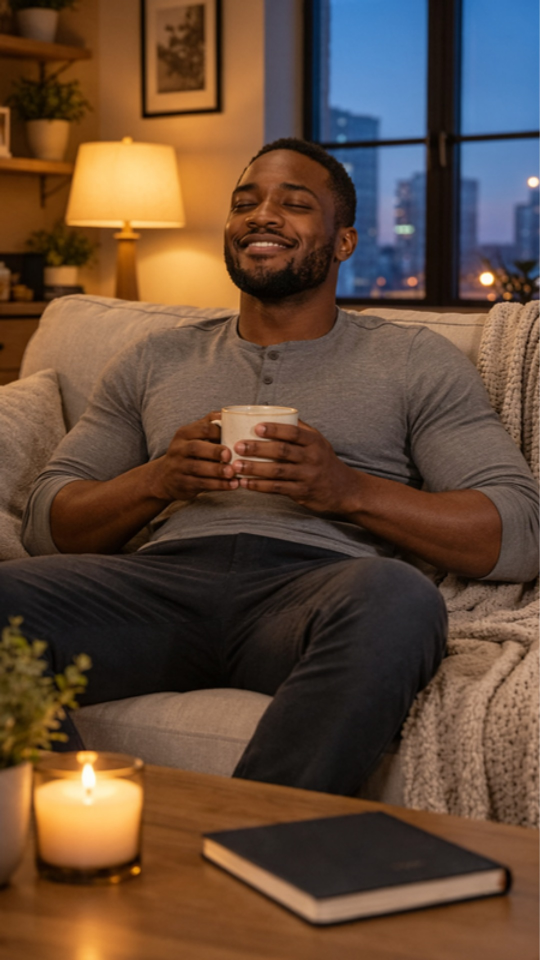
#> input picture dimensions/2026-11-19/src/hero.jpg, 1080 x 1920 px (shown at 1/2 size)
$ python -i make_recipe_reels.py   (imports and definitions only)
#> lines starting #> are read from the running program, lines starting #| are printed output that depends on the picture
"""Recipe reels built from photorealistic AI stills (not the illustrated cast in make_reels.py).

Each recipe folder recipes/YYYY-MM-DD/src/ holds hero.jpg (finished dish), cook.jpg and enjoy.jpg
(a person cooking / eating). The reel opens on the finished dish with the hook, shows the key
ingredients with amounts, walks through every step with a narrated subtitle card, and closes on
the CTA. Quick cuts every 2 to 3 seconds come from alternating Ken Burns crops of the three stills.
Music comes from music.py (original, synthesized), the voice from voice.py (Piper, offline).

    python3 make_recipe_reels.py recipes/recipes_2026-11-11_to_11-24.json 2026-11-13
    python3 make_recipe_reels.py recipes/recipes_2026-11-11_to_11-24.json          # all with images
"""
import json, math, os, shutil, subprocess, sys, wave
import numpy as np
from PIL import Image, ImageDraw, ImageFont, ImageFilter

W, H, FPS = 1080, 1920, 30
SAFE_TOP, SAFE_BOT = int(H * 0.12), int(H * 0.80)     # burned-in text stays inside this band
FD = "/usr/share/fonts/truetype/google-fonts/Poppins-"
if not os.path.exists(FD + "Bold.ttf"):
    FD = "/usr/share/fonts/truetype/dejavu/DejaVuSans"
# [4 lines left out: function font, not called in this run]

TEAL = (0, 140, 128); SAGE = (82, 196, 150); CORAL = (255, 112, 80); SUN = (255, 190, 0)
INK = (28, 36, 44); WHITE = (255, 255, 255); CREAM = (253, 248, 240)
SITE = "wholenesscommunitymarketplace.com"
HERE = os.path.dirname(os.path.abspath(__file__))
sys.path.insert(0, HERE)
from music import make_track
from voice import say


# ---------- text helpers ----------
# [15 lines left out: functions wrap, fit_font, not called in this run]

def outlined(d, xy, text, f, fill=WHITE, outline=INK, width=6, anchor="la"):
    d.text(xy, text, font=f, fill=outline, stroke_width=width, stroke_fill=outline, anchor=anchor)
    d.text(xy, text, font=f, fill=fill, anchor=anchor)

def ease(x): return 0.5 - 0.5 * math.cos(math.pi * min(max(x, 0), 1))


# ---------- picture helpers ----------
# [14 lines left out: functions load, ken_burns, not called in this run]

# a cycle of different moves so consecutive cuts feel different
MOVES = [(1.00, 1.12, .5, .5, .5, .45), (1.25, 1.10, .5, .40, .5, .55), (1.10, 1.25, .40, .55, .60, .45),
         (1.18, 1.05, .55, .50, .45, .50), (1.05, 1.20, .5, .60, .5, .40), (1.22, 1.12, .60, .45, .40, .55)]

# [9 lines left out: function shots_for, not called in this run]

def darken(im, top=0.0, bottom=0.55, y_from=0.5):
    """Soft dark gradient over the lower part of the frame so white text reads on any photo."""
    grad = Image.new("L", (1, H))
    px = grad.load()
    for y in range(H):
        f = (y / H - y_from) / (1 - y_from)
        px[0, y] = int(255 * (top + (bottom - top) * ease(f))) if f > 0 else int(255 * top)
    grad = grad.resize((W, H))
    return Image.composite(Image.new("RGB", (W, H), (10, 14, 18)), im, grad)

def vignette(im):
    return Image.blend(im, darken(im, 0.0, 0.35, 0.0), 0.35)


# ---------- overlays ----------
# [205 lines left out: functions pill, brand_bar, hook_overlay, darken_top, ingredients_overlay, step_overlay and 5 more, not called in this run]


# [11 lines not run here, left out]

>>> import cv2
>>> picture = cv2.imread('dimensions/2026-11-19/src/hero.jpg', cv2.IMREAD_GRAYSCALE)
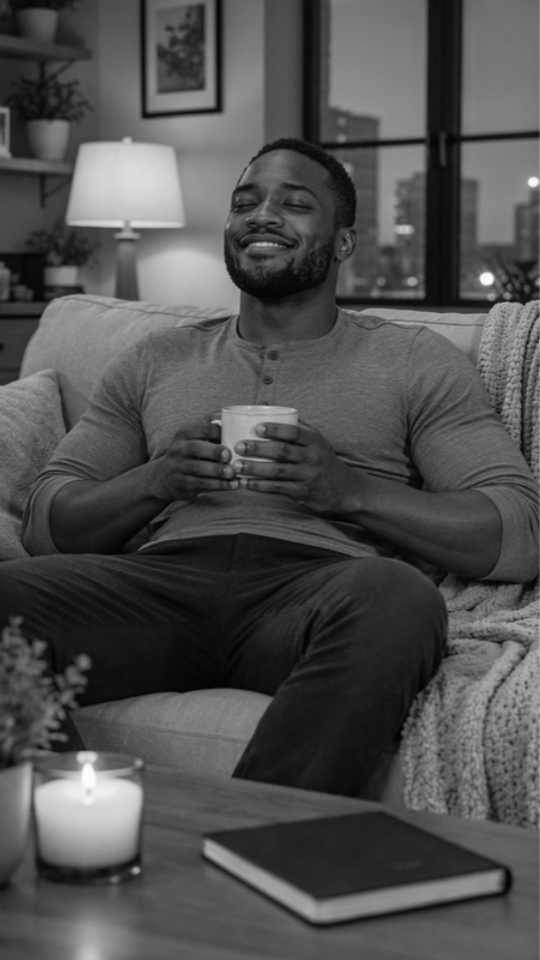
#> picture: shape (1920, 1080) (shown at 1/2 size); min 0, max 253, mean 79.4
>>> result = darken(picture)
#> in darken, `grad = grad.resize((W, H))`:
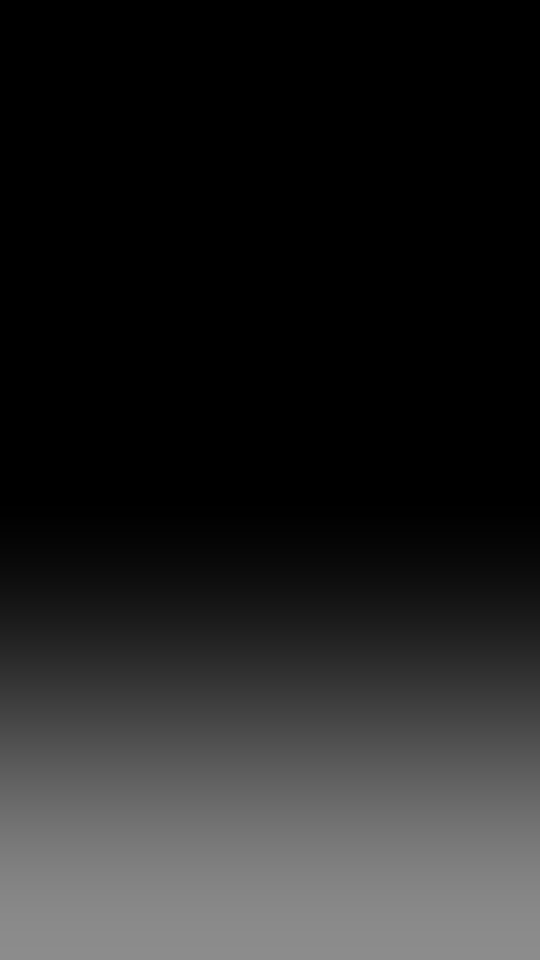
#> grad: PIL image 1080x1920 L (shown at 1/2 size); min 0, max 140, mean 34.8
#> (the run stopped early here; a loop or call above may not have finished)

$ run again, on dimensions/2026-11-19/src/breathe.jpg
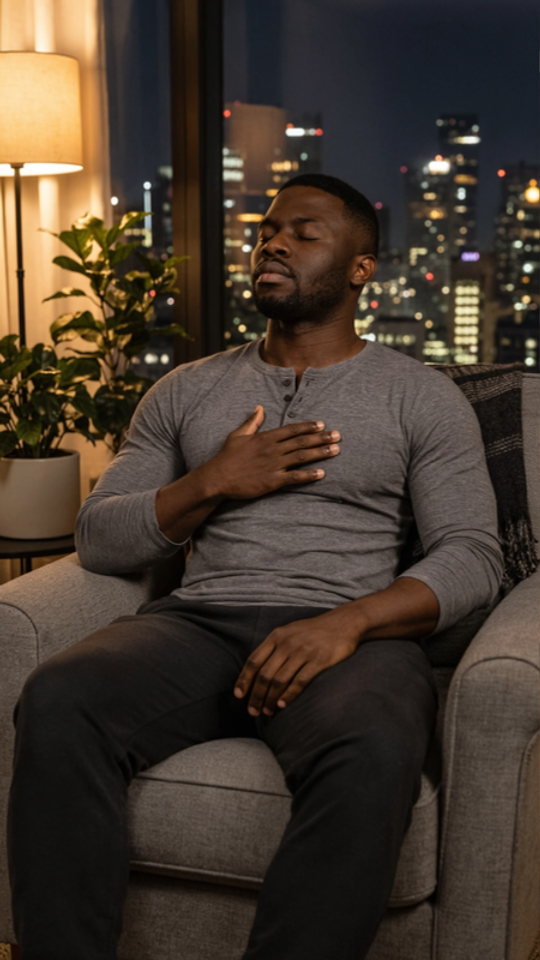
#> input picture dimensions/2026-11-19/src/breathe.jpg, 1080 x 1920 px (shown at 1/2 size)
#> `picture = cv2.imread('dimensions/2026-11-19/src/hero.jpg', cv2.IMREAD_..`:
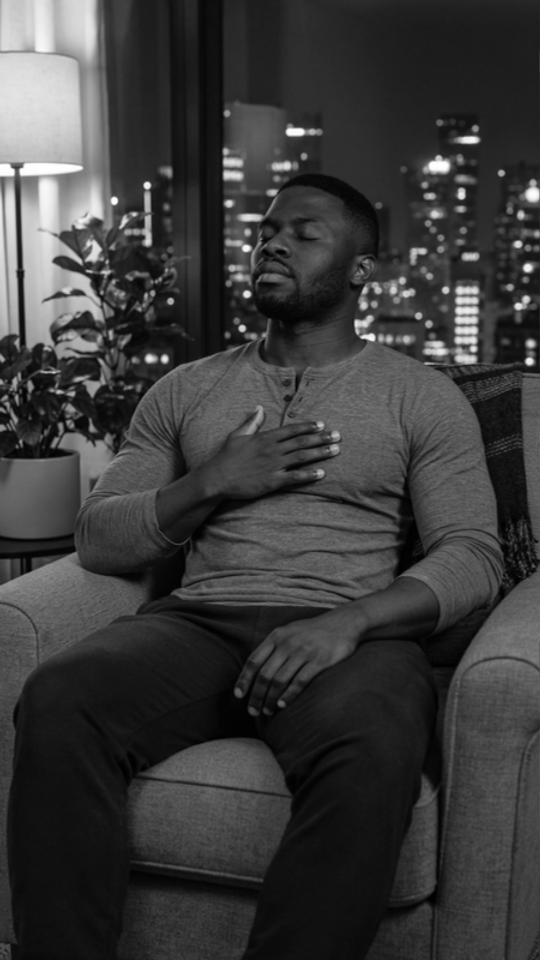
#> picture: shape (1920, 1080) (shown at 1/2 size); min 0, max 255, mean 58.9

$ run again, on dimensions/2026-11-19/src/lamp.jpg
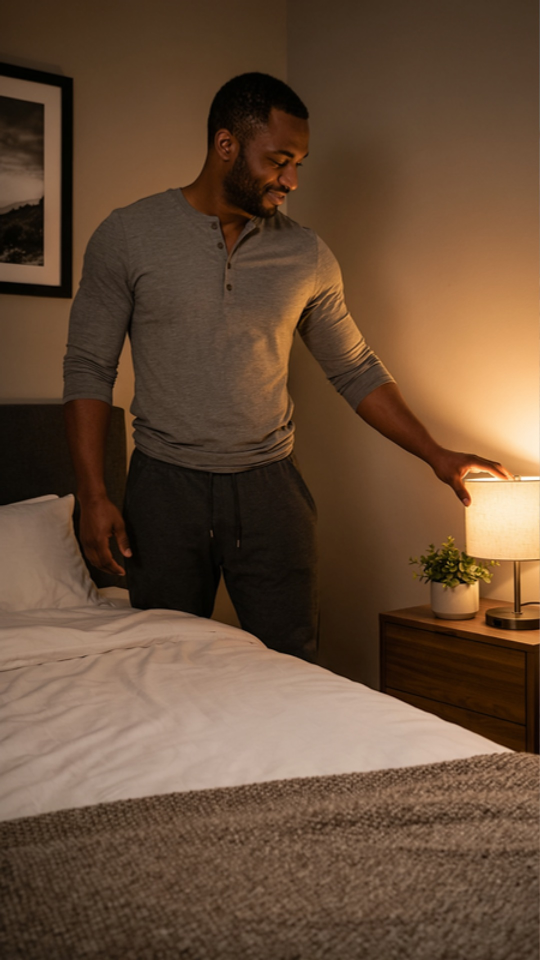
#> input picture dimensions/2026-11-19/src/lamp.jpg, 1080 x 1920 px (shown at 1/2 size)
#> `picture = cv2.imread('dimensions/2026-11-19/src/hero.jpg', cv2.IMREAD_..`:
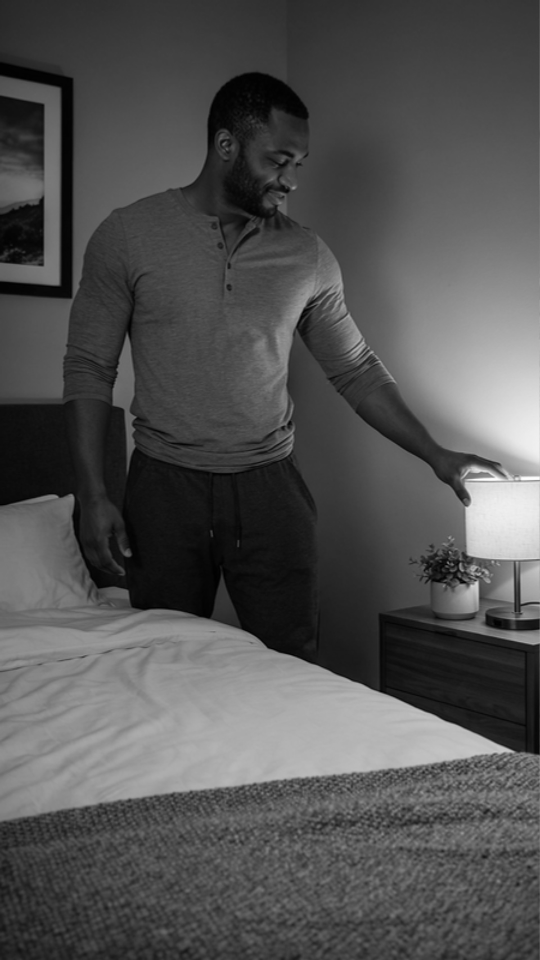
#> picture: shape (1920, 1080) (shown at 1/2 size); min 0, max 255, mean 81.9

$ run again, on dimensions/2026-11-19/src/notebook.jpg
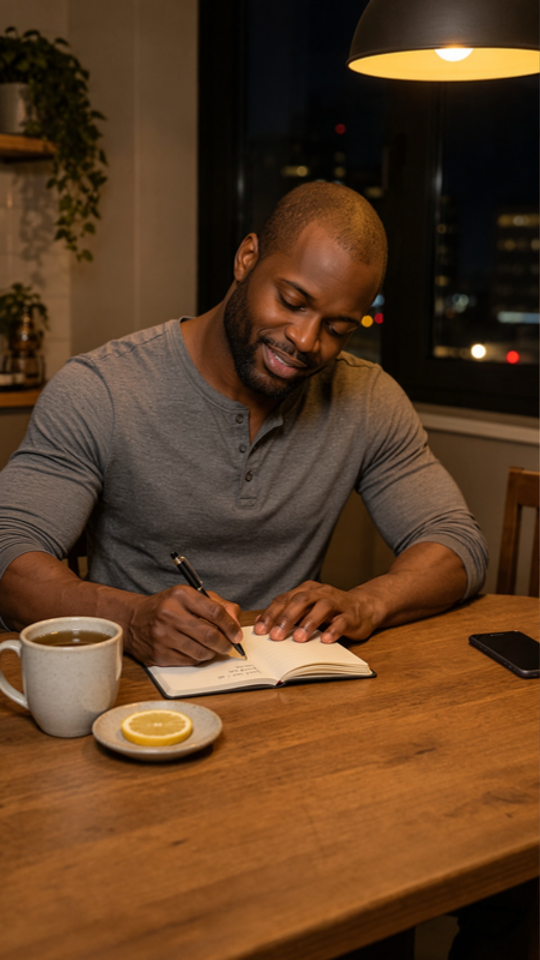
#> input picture dimensions/2026-11-19/src/notebook.jpg, 1080 x 1920 px (shown at 1/2 size)
#> `picture = cv2.imread('dimensions/2026-11-19/src/hero.jpg', cv2.IMREAD_..`:
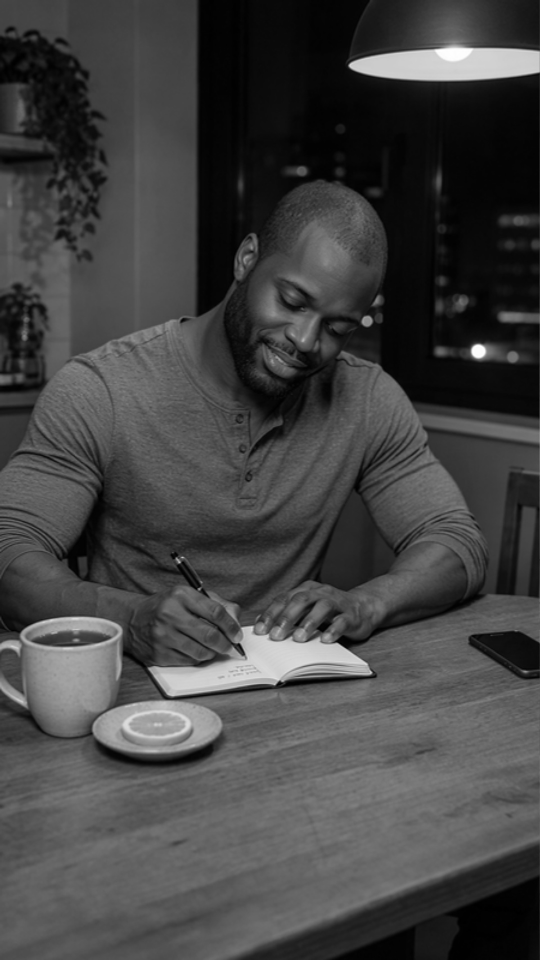
#> picture: shape (1920, 1080) (shown at 1/2 size); min 0, max 255, mean 67.3
